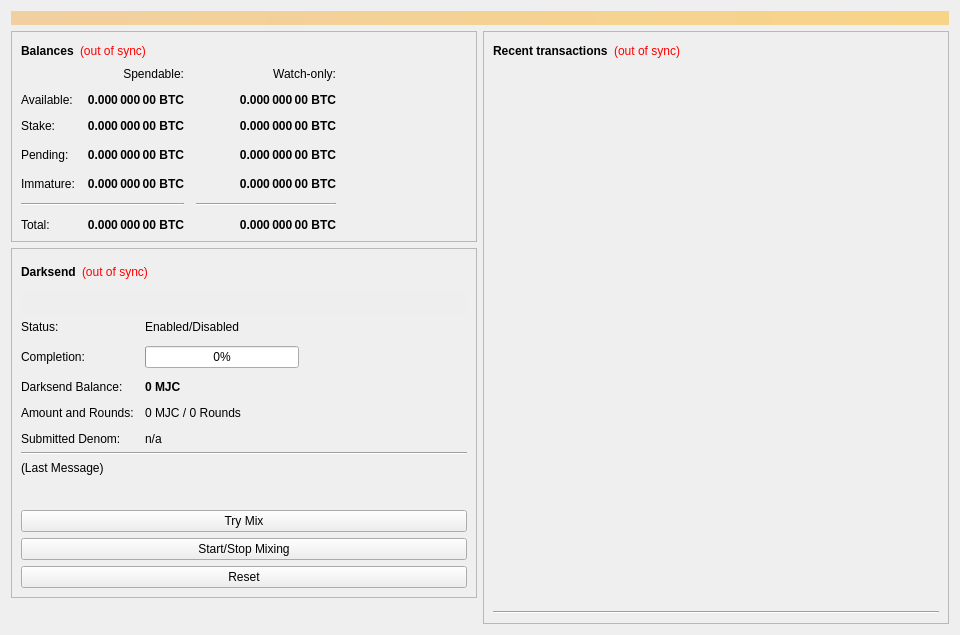
<?xml version="1.0" encoding="UTF-8"?>
<ui version="4.0">
 <class>OverviewPage</class>
 <widget class="QWidget" name="OverviewPage">
  <property name="geometry">
   <rect>
    <x>0</x>
    <y>0</y>
    <width>960</width>
    <height>635</height>
   </rect>
  </property>
  <property name="minimumSize">
   <size>
    <width>960</width>
    <height>0</height>
   </size>
  </property>
  <property name="windowTitle">
   <string>Form</string>
  </property>
  <layout class="QVBoxLayout" name="topLayout">
   <item>
    <widget class="QLabel" name="labelAlerts">
     <property name="visible">
      <bool>false</bool>
     </property>
     <property name="styleSheet">
      <string notr="true">background-color: qlineargradient(x1: 0, y1: 0, x2: 1, y2: 0, stop:0 #F0D0A0, stop:1 #F8D488); color:#000000;</string>
     </property>
     <property name="wordWrap">
      <bool>true</bool>
     </property>
     <property name="margin">
      <number>3</number>
     </property>
    </widget>
   </item>
   <item>
    <layout class="QHBoxLayout" name="horizontalLayout" stretch="1,1">
     <item>
      <layout class="QVBoxLayout" name="verticalLayout_2">
       <item>
        <widget class="QFrame" name="frame">
         <property name="frameShape">
          <enum>QFrame::StyledPanel</enum>
         </property>
         <property name="frameShadow">
          <enum>QFrame::Raised</enum>
         </property>
         <layout class="QVBoxLayout" name="verticalLayout_4">
          <item>
           <layout class="QHBoxLayout" name="horizontalLayout_4">
            <item>
             <widget class="QLabel" name="label_5">
              <property name="font">
               <font>
                <weight>75</weight>
                <bold>true</bold>
               </font>
              </property>
              <property name="text">
               <string>Balances</string>
              </property>
             </widget>
            </item>
            <item>
             <widget class="QLabel" name="labelWalletStatus">
              <property name="cursor">
               <cursorShape>WhatsThisCursor</cursorShape>
              </property>
              <property name="toolTip">
               <string>The displayed information may be out of date. Your wallet automatically synchronizes with the.Majacoin network after a connection is established, but this process has not completed yet.</string>
              </property>
              <property name="styleSheet">
               <string notr="true">QLabel { color: red; }</string>
              </property>
              <property name="text">
               <string notr="true">(out of sync)</string>
              </property>
              <property name="alignment">
               <set>Qt::AlignLeading|Qt::AlignLeft|Qt::AlignVCenter</set>
              </property>
             </widget>
            </item>
            <item>
             <spacer name="horizontalSpacer_3">
              <property name="orientation">
               <enum>Qt::Horizontal</enum>
              </property>
              <property name="sizeHint" stdset="0">
               <size>
                <width>40</width>
                <height>20</height>
               </size>
              </property>
             </spacer>
            </item>
           </layout>
          </item>
          <item>
           <layout class="QGridLayout" name="gridLayout">
            <property name="spacing">
             <number>12</number>
            </property>
            <item row="3" column="2">
             <widget class="QLabel" name="labelWatchPending">
              <property name="font">
               <font>
                <weight>75</weight>
                <bold>true</bold>
               </font>
              </property>
              <property name="cursor">
               <cursorShape>IBeamCursor</cursorShape>
              </property>
              <property name="toolTip">
               <string>Unconfirmed transactions to watch-only addresses</string>
              </property>
              <property name="text">
               <string notr="true">0.000 000 00 BTC</string>
              </property>
              <property name="alignment">
               <set>Qt::AlignRight|Qt::AlignTrailing|Qt::AlignVCenter</set>
              </property>
              <property name="textInteractionFlags">
               <set>Qt::LinksAccessibleByMouse|Qt::TextSelectableByKeyboard|Qt::TextSelectableByMouse</set>
              </property>
             </widget>
            </item>
            <item row="3" column="1">
             <widget class="QLabel" name="labelUnconfirmed">
              <property name="font">
               <font>
                <weight>75</weight>
                <bold>true</bold>
               </font>
              </property>
              <property name="cursor">
               <cursorShape>IBeamCursor</cursorShape>
              </property>
              <property name="toolTip">
               <string>Total of transactions that have yet to be confirmed, and do not yet count toward the spendable balance</string>
              </property>
              <property name="text">
               <string notr="true">0.000 000 00 BTC</string>
              </property>
              <property name="alignment">
               <set>Qt::AlignRight|Qt::AlignTrailing|Qt::AlignVCenter</set>
              </property>
              <property name="textInteractionFlags">
               <set>Qt::LinksAccessibleByMouse|Qt::TextSelectableByKeyboard|Qt::TextSelectableByMouse</set>
              </property>
             </widget>
            </item>
            <item row="4" column="2">
             <widget class="QLabel" name="labelWatchImmature">
              <property name="font">
               <font>
                <weight>75</weight>
                <bold>true</bold>
               </font>
              </property>
              <property name="cursor">
               <cursorShape>IBeamCursor</cursorShape>
              </property>
              <property name="toolTip">
               <string>Mined balance in watch-only addresses that has not yet matured</string>
              </property>
              <property name="text">
               <string notr="true">0.000 000 00 BTC</string>
              </property>
              <property name="alignment">
               <set>Qt::AlignRight|Qt::AlignTrailing|Qt::AlignVCenter</set>
              </property>
              <property name="textInteractionFlags">
               <set>Qt::LinksAccessibleByMouse|Qt::TextSelectableByKeyboard|Qt::TextSelectableByMouse</set>
              </property>
             </widget>
            </item>
            <item row="5" column="0" colspan="2">
             <widget class="Line" name="lineSpendableBalance">
              <property name="orientation">
               <enum>Qt::Horizontal</enum>
              </property>
             </widget>
            </item>
            <item row="5" column="2">
             <widget class="Line" name="lineWatchBalance">
              <property name="sizePolicy">
               <sizepolicy hsizetype="Preferred" vsizetype="Fixed">
                <horstretch>0</horstretch>
                <verstretch>0</verstretch>
               </sizepolicy>
              </property>
              <property name="minimumSize">
               <size>
                <width>140</width>
                <height>0</height>
               </size>
              </property>
              <property name="orientation">
               <enum>Qt::Horizontal</enum>
              </property>
             </widget>
            </item>
            <item row="6" column="0">
             <widget class="QLabel" name="labelTotalText">
              <property name="text">
               <string>Total:</string>
              </property>
             </widget>
            </item>
            <item row="4" column="1">
             <widget class="QLabel" name="labelImmature">
              <property name="font">
               <font>
                <weight>75</weight>
                <bold>true</bold>
               </font>
              </property>
              <property name="cursor">
               <cursorShape>IBeamCursor</cursorShape>
              </property>
              <property name="toolTip">
               <string>Mined balance that has not yet matured</string>
              </property>
              <property name="text">
               <string notr="true">0.000 000 00 BTC</string>
              </property>
              <property name="alignment">
               <set>Qt::AlignRight|Qt::AlignTrailing|Qt::AlignVCenter</set>
              </property>
              <property name="textInteractionFlags">
               <set>Qt::LinksAccessibleByMouse|Qt::TextSelectableByKeyboard|Qt::TextSelectableByMouse</set>
              </property>
             </widget>
            </item>
            <item row="3" column="3">
             <spacer name="horizontalSpacer_2">
              <property name="orientation">
               <enum>Qt::Horizontal</enum>
              </property>
              <property name="sizeHint" stdset="0">
               <size>
                <width>40</width>
                <height>20</height>
               </size>
              </property>
             </spacer>
            </item>
            <item row="4" column="0">
             <widget class="QLabel" name="labelImmatureText">
              <property name="text">
               <string>Immature:</string>
              </property>
             </widget>
            </item>
            <item row="6" column="1">
             <widget class="QLabel" name="labelTotal">
              <property name="font">
               <font>
                <weight>75</weight>
                <bold>true</bold>
               </font>
              </property>
              <property name="cursor">
               <cursorShape>IBeamCursor</cursorShape>
              </property>
              <property name="toolTip">
               <string>Your current total balance</string>
              </property>
              <property name="text">
               <string notr="true">0.000 000 00 BTC</string>
              </property>
              <property name="alignment">
               <set>Qt::AlignRight|Qt::AlignTrailing|Qt::AlignVCenter</set>
              </property>
              <property name="textInteractionFlags">
               <set>Qt::LinksAccessibleByMouse|Qt::TextSelectableByKeyboard|Qt::TextSelectableByMouse</set>
              </property>
             </widget>
            </item>
            <item row="6" column="2">
             <widget class="QLabel" name="labelWatchTotal">
              <property name="font">
               <font>
                <weight>75</weight>
                <bold>true</bold>
               </font>
              </property>
              <property name="cursor">
               <cursorShape>IBeamCursor</cursorShape>
              </property>
              <property name="toolTip">
               <string>Current total balance in watch-only addresses</string>
              </property>
              <property name="text">
               <string notr="true">0.000 000 00 BTC</string>
              </property>
              <property name="alignment">
               <set>Qt::AlignRight|Qt::AlignTrailing|Qt::AlignVCenter</set>
              </property>
              <property name="textInteractionFlags">
               <set>Qt::LinksAccessibleByMouse|Qt::TextSelectableByKeyboard|Qt::TextSelectableByMouse</set>
              </property>
             </widget>
            </item>
            <item row="0" column="2">
             <widget class="QLabel" name="labelWatchonly">
              <property name="text">
               <string>Watch-only:</string>
              </property>
              <property name="alignment">
               <set>Qt::AlignRight|Qt::AlignTrailing|Qt::AlignVCenter</set>
              </property>
             </widget>
            </item>
            <item row="1" column="0">
             <widget class="QLabel" name="labelBalanceText">
              <property name="text">
               <string>Available:</string>
              </property>
             </widget>
            </item>
            <item row="1" column="1">
             <widget class="QLabel" name="labelBalance">
              <property name="font">
               <font>
                <weight>75</weight>
                <bold>true</bold>
               </font>
              </property>
              <property name="cursor">
               <cursorShape>IBeamCursor</cursorShape>
              </property>
              <property name="toolTip">
               <string>Your current spendable balance</string>
              </property>
              <property name="text">
               <string notr="true">0.000 000 00 BTC</string>
              </property>
              <property name="alignment">
               <set>Qt::AlignRight|Qt::AlignTrailing|Qt::AlignVCenter</set>
              </property>
              <property name="textInteractionFlags">
               <set>Qt::LinksAccessibleByMouse|Qt::TextSelectableByKeyboard|Qt::TextSelectableByMouse</set>
              </property>
             </widget>
            </item>
            <item row="2" column="0">
             <widget class="QLabel" name="label_10">
              <property name="text">
               <string>Stake:</string>
              </property>
             </widget>
            </item>
            <item row="2" column="1">
             <widget class="QLabel" name="labelStake">
              <property name="font">
               <font>
                <weight>75</weight>
                <bold>true</bold>
               </font>
              </property>
              <property name="cursor">
               <cursorShape>IBeamCursor</cursorShape>
              </property>
              <property name="toolTip">
               <string>Total of coins that was staked, and do not yet count toward the current balance</string>
              </property>
              <property name="text">
               <string notr="true">0.000 000 00 BTC</string>
              </property>
              <property name="alignment">
               <set>Qt::AlignRight|Qt::AlignTrailing|Qt::AlignVCenter</set>
              </property>
              <property name="textInteractionFlags">
               <set>Qt::LinksAccessibleByMouse|Qt::TextSelectableByKeyboard|Qt::TextSelectableByMouse</set>
              </property>
             </widget>
            </item>
            <item row="2" column="2">
             <widget class="QLabel" name="labelWatchStake">
              <property name="font">
               <font>
                <weight>75</weight>
                <bold>true</bold>
               </font>
              </property>
              <property name="cursor">
               <cursorShape>IBeamCursor</cursorShape>
              </property>
              <property name="toolTip">
               <string>Total of coins that was staked in watch-only addresses, and do not yet count toward the current watch-only balance</string>
              </property>
              <property name="text">
               <string notr="true">0.000 000 00 BTC</string>
              </property>
              <property name="alignment">
               <set>Qt::AlignRight|Qt::AlignTrailing|Qt::AlignVCenter</set>
              </property>
              <property name="textInteractionFlags">
               <set>Qt::LinksAccessibleByMouse|Qt::TextSelectableByKeyboard|Qt::TextSelectableByMouse</set>
              </property>
             </widget>
            </item>
            <item row="1" column="2">
             <widget class="QLabel" name="labelWatchAvailable">
              <property name="font">
               <font>
                <weight>75</weight>
                <bold>true</bold>
               </font>
              </property>
              <property name="cursor">
               <cursorShape>IBeamCursor</cursorShape>
              </property>
              <property name="toolTip">
               <string>Your current balance in watch-only addresses</string>
              </property>
              <property name="text">
               <string notr="true">0.000 000 00 BTC</string>
              </property>
              <property name="alignment">
               <set>Qt::AlignRight|Qt::AlignTrailing|Qt::AlignVCenter</set>
              </property>
              <property name="textInteractionFlags">
               <set>Qt::LinksAccessibleByMouse|Qt::TextSelectableByKeyboard|Qt::TextSelectableByMouse</set>
              </property>
             </widget>
            </item>
            <item row="3" column="0">
             <widget class="QLabel" name="labelPendingText">
              <property name="text">
               <string>Pending:</string>
              </property>
             </widget>
            </item>
            <item row="0" column="1">
             <widget class="QLabel" name="labelSpendable">
              <property name="text">
               <string>Spendable:</string>
              </property>
              <property name="alignment">
               <set>Qt::AlignRight|Qt::AlignTrailing|Qt::AlignVCenter</set>
              </property>
             </widget>
            </item>
           </layout>
          </item>
         </layout>
        </widget>
       </item>
       <item>
        <widget class="QFrame" name="frameDarksend">
         <property name="sizePolicy">
          <sizepolicy hsizetype="Expanding" vsizetype="Expanding">
           <horstretch>0</horstretch>
           <verstretch>0</verstretch>
          </sizepolicy>
         </property>
         <property name="minimumSize">
          <size>
           <width>0</width>
           <height>350</height>
          </size>
         </property>
         <property name="layoutDirection">
          <enum>Qt::LeftToRight</enum>
         </property>
         <property name="frameShape">
          <enum>QFrame::StyledPanel</enum>
         </property>
         <property name="frameShadow">
          <enum>QFrame::Raised</enum>
         </property>
         <layout class="QVBoxLayout" name="verticalLayout_5">
          <item>
           <layout class="QHBoxLayout" name="horizontalLayout_5">
            <item>
             <widget class="QLabel" name="label_2">
              <property name="font">
               <font>
                <weight>75</weight>
                <bold>true</bold>
               </font>
              </property>
              <property name="text">
               <string>Darksend</string>
              </property>
             </widget>
            </item>
            <item>
             <widget class="QLabel" name="labelDarksendSyncStatus">
              <property name="toolTip">
               <string>The displayed information may be out of date. Your wallet automatically synchronizes with the.Majacoin network after a connection is established, but this process has not completed yet.</string>
              </property>
              <property name="styleSheet">
               <string notr="true">QLabel { color: red; }</string>
              </property>
              <property name="text">
               <string notr="true">(out of sync)</string>
              </property>
              <property name="alignment">
               <set>Qt::AlignLeading|Qt::AlignLeft|Qt::AlignVCenter</set>
              </property>
             </widget>
            </item>
            <item>
             <spacer name="horizontalSpacer_4">
              <property name="orientation">
               <enum>Qt::Horizontal</enum>
              </property>
              <property name="sizeHint" stdset="0">
               <size>
                <width>40</width>
                <height>20</height>
               </size>
              </property>
             </spacer>
            </item>
           </layout>
          </item>
          <item>
           <widget class="QPushButton" name="runAutoDenom">
            <property name="palette">
             <palette>
              <active>
               <colorrole role="WindowText">
                <brush brushstyle="SolidPattern">
                 <color alpha="255">
                  <red>0</red>
                  <green>0</green>
                  <blue>0</blue>
                 </color>
                </brush>
               </colorrole>
               <colorrole role="Button">
                <brush brushstyle="SolidPattern">
                 <color alpha="255">
                  <red>239</red>
                  <green>238</green>
                  <blue>238</blue>
                 </color>
                </brush>
               </colorrole>
               <colorrole role="Light">
                <brush brushstyle="SolidPattern">
                 <color alpha="255">
                  <red>255</red>
                  <green>255</green>
                  <blue>255</blue>
                 </color>
                </brush>
               </colorrole>
               <colorrole role="Midlight">
                <brush brushstyle="SolidPattern">
                 <color alpha="255">
                  <red>247</red>
                  <green>246</green>
                  <blue>246</blue>
                 </color>
                </brush>
               </colorrole>
               <colorrole role="Dark">
                <brush brushstyle="SolidPattern">
                 <color alpha="255">
                  <red>119</red>
                  <green>119</green>
                  <blue>119</blue>
                 </color>
                </brush>
               </colorrole>
               <colorrole role="Mid">
                <brush brushstyle="SolidPattern">
                 <color alpha="255">
                  <red>159</red>
                  <green>159</green>
                  <blue>159</blue>
                 </color>
                </brush>
               </colorrole>
               <colorrole role="Text">
                <brush brushstyle="SolidPattern">
                 <color alpha="255">
                  <red>0</red>
                  <green>0</green>
                  <blue>0</blue>
                 </color>
                </brush>
               </colorrole>
               <colorrole role="BrightText">
                <brush brushstyle="SolidPattern">
                 <color alpha="255">
                  <red>255</red>
                  <green>255</green>
                  <blue>255</blue>
                 </color>
                </brush>
               </colorrole>
               <colorrole role="ButtonText">
                <brush brushstyle="SolidPattern">
                 <color alpha="255">
                  <red>0</red>
                  <green>0</green>
                  <blue>0</blue>
                 </color>
                </brush>
               </colorrole>
               <colorrole role="Base">
                <brush brushstyle="SolidPattern">
                 <color alpha="255">
                  <red>255</red>
                  <green>255</green>
                  <blue>255</blue>
                 </color>
                </brush>
               </colorrole>
               <colorrole role="Window">
                <brush brushstyle="SolidPattern">
                 <color alpha="255">
                  <red>239</red>
                  <green>238</green>
                  <blue>238</blue>
                 </color>
                </brush>
               </colorrole>
               <colorrole role="Shadow">
                <brush brushstyle="SolidPattern">
                 <color alpha="255">
                  <red>0</red>
                  <green>0</green>
                  <blue>0</blue>
                 </color>
                </brush>
               </colorrole>
               <colorrole role="AlternateBase">
                <brush brushstyle="SolidPattern">
                 <color alpha="255">
                  <red>247</red>
                  <green>246</green>
                  <blue>246</blue>
                 </color>
                </brush>
               </colorrole>
               <colorrole role="ToolTipBase">
                <brush brushstyle="SolidPattern">
                 <color alpha="255">
                  <red>255</red>
                  <green>255</green>
                  <blue>220</blue>
                 </color>
                </brush>
               </colorrole>
               <colorrole role="ToolTipText">
                <brush brushstyle="SolidPattern">
                 <color alpha="255">
                  <red>0</red>
                  <green>0</green>
                  <blue>0</blue>
                 </color>
                </brush>
               </colorrole>
              </active>
              <inactive>
               <colorrole role="WindowText">
                <brush brushstyle="SolidPattern">
                 <color alpha="255">
                  <red>0</red>
                  <green>0</green>
                  <blue>0</blue>
                 </color>
                </brush>
               </colorrole>
               <colorrole role="Button">
                <brush brushstyle="SolidPattern">
                 <color alpha="255">
                  <red>239</red>
                  <green>238</green>
                  <blue>238</blue>
                 </color>
                </brush>
               </colorrole>
               <colorrole role="Light">
                <brush brushstyle="SolidPattern">
                 <color alpha="255">
                  <red>255</red>
                  <green>255</green>
                  <blue>255</blue>
                 </color>
                </brush>
               </colorrole>
               <colorrole role="Midlight">
                <brush brushstyle="SolidPattern">
                 <color alpha="255">
                  <red>247</red>
                  <green>246</green>
                  <blue>246</blue>
                 </color>
                </brush>
               </colorrole>
               <colorrole role="Dark">
                <brush brushstyle="SolidPattern">
                 <color alpha="255">
                  <red>119</red>
                  <green>119</green>
                  <blue>119</blue>
                 </color>
                </brush>
               </colorrole>
               <colorrole role="Mid">
                <brush brushstyle="SolidPattern">
                 <color alpha="255">
                  <red>159</red>
                  <green>159</green>
                  <blue>159</blue>
                 </color>
                </brush>
               </colorrole>
               <colorrole role="Text">
                <brush brushstyle="SolidPattern">
                 <color alpha="255">
                  <red>0</red>
                  <green>0</green>
                  <blue>0</blue>
                 </color>
                </brush>
               </colorrole>
               <colorrole role="BrightText">
                <brush brushstyle="SolidPattern">
                 <color alpha="255">
                  <red>255</red>
                  <green>255</green>
                  <blue>255</blue>
                 </color>
                </brush>
               </colorrole>
               <colorrole role="ButtonText">
                <brush brushstyle="SolidPattern">
                 <color alpha="255">
                  <red>0</red>
                  <green>0</green>
                  <blue>0</blue>
                 </color>
                </brush>
               </colorrole>
               <colorrole role="Base">
                <brush brushstyle="SolidPattern">
                 <color alpha="255">
                  <red>255</red>
                  <green>255</green>
                  <blue>255</blue>
                 </color>
                </brush>
               </colorrole>
               <colorrole role="Window">
                <brush brushstyle="SolidPattern">
                 <color alpha="255">
                  <red>239</red>
                  <green>238</green>
                  <blue>238</blue>
                 </color>
                </brush>
               </colorrole>
               <colorrole role="Shadow">
                <brush brushstyle="SolidPattern">
                 <color alpha="255">
                  <red>0</red>
                  <green>0</green>
                  <blue>0</blue>
                 </color>
                </brush>
               </colorrole>
               <colorrole role="AlternateBase">
                <brush brushstyle="SolidPattern">
                 <color alpha="255">
                  <red>247</red>
                  <green>246</green>
                  <blue>246</blue>
                 </color>
                </brush>
               </colorrole>
               <colorrole role="ToolTipBase">
                <brush brushstyle="SolidPattern">
                 <color alpha="255">
                  <red>255</red>
                  <green>255</green>
                  <blue>220</blue>
                 </color>
                </brush>
               </colorrole>
               <colorrole role="ToolTipText">
                <brush brushstyle="SolidPattern">
                 <color alpha="255">
                  <red>0</red>
                  <green>0</green>
                  <blue>0</blue>
                 </color>
                </brush>
               </colorrole>
              </inactive>
              <disabled>
               <colorrole role="WindowText">
                <brush brushstyle="SolidPattern">
                 <color alpha="255">
                  <red>119</red>
                  <green>119</green>
                  <blue>119</blue>
                 </color>
                </brush>
               </colorrole>
               <colorrole role="Button">
                <brush brushstyle="SolidPattern">
                 <color alpha="255">
                  <red>239</red>
                  <green>238</green>
                  <blue>238</blue>
                 </color>
                </brush>
               </colorrole>
               <colorrole role="Light">
                <brush brushstyle="SolidPattern">
                 <color alpha="255">
                  <red>255</red>
                  <green>255</green>
                  <blue>255</blue>
                 </color>
                </brush>
               </colorrole>
               <colorrole role="Midlight">
                <brush brushstyle="SolidPattern">
                 <color alpha="255">
                  <red>247</red>
                  <green>246</green>
                  <blue>246</blue>
                 </color>
                </brush>
               </colorrole>
               <colorrole role="Dark">
                <brush brushstyle="SolidPattern">
                 <color alpha="255">
                  <red>119</red>
                  <green>119</green>
                  <blue>119</blue>
                 </color>
                </brush>
               </colorrole>
               <colorrole role="Mid">
                <brush brushstyle="SolidPattern">
                 <color alpha="255">
                  <red>159</red>
                  <green>159</green>
                  <blue>159</blue>
                 </color>
                </brush>
               </colorrole>
               <colorrole role="Text">
                <brush brushstyle="SolidPattern">
                 <color alpha="255">
                  <red>119</red>
                  <green>119</green>
                  <blue>119</blue>
                 </color>
                </brush>
               </colorrole>
               <colorrole role="BrightText">
                <brush brushstyle="SolidPattern">
                 <color alpha="255">
                  <red>255</red>
                  <green>255</green>
                  <blue>255</blue>
                 </color>
                </brush>
               </colorrole>
               <colorrole role="ButtonText">
                <brush brushstyle="SolidPattern">
                 <color alpha="255">
                  <red>119</red>
                  <green>119</green>
                  <blue>119</blue>
                 </color>
                </brush>
               </colorrole>
               <colorrole role="Base">
                <brush brushstyle="SolidPattern">
                 <color alpha="255">
                  <red>239</red>
                  <green>238</green>
                  <blue>238</blue>
                 </color>
                </brush>
               </colorrole>
               <colorrole role="Window">
                <brush brushstyle="SolidPattern">
                 <color alpha="255">
                  <red>239</red>
                  <green>238</green>
                  <blue>238</blue>
                 </color>
                </brush>
               </colorrole>
               <colorrole role="Shadow">
                <brush brushstyle="SolidPattern">
                 <color alpha="255">
                  <red>0</red>
                  <green>0</green>
                  <blue>0</blue>
                 </color>
                </brush>
               </colorrole>
               <colorrole role="AlternateBase">
                <brush brushstyle="SolidPattern">
                 <color alpha="255">
                  <red>239</red>
                  <green>238</green>
                  <blue>238</blue>
                 </color>
                </brush>
               </colorrole>
               <colorrole role="ToolTipBase">
                <brush brushstyle="SolidPattern">
                 <color alpha="255">
                  <red>255</red>
                  <green>255</green>
                  <blue>220</blue>
                 </color>
                </brush>
               </colorrole>
               <colorrole role="ToolTipText">
                <brush brushstyle="SolidPattern">
                 <color alpha="255">
                  <red>0</red>
                  <green>0</green>
                  <blue>0</blue>
                 </color>
                </brush>
               </colorrole>
              </disabled>
             </palette>
            </property>
            <property name="focusPolicy">
             <enum>Qt::NoFocus</enum>
            </property>
            <property name="autoFillBackground">
             <bool>true</bool>
            </property>
            <property name="text">
             <string/>
            </property>
            <property name="flat">
             <bool>true</bool>
            </property>
           </widget>
          </item>
          <item>
           <layout class="QFormLayout" name="formLayout">
            <property name="fieldGrowthPolicy">
             <enum>QFormLayout::AllNonFixedFieldsGrow</enum>
            </property>
            <property name="horizontalSpacing">
             <number>11</number>
            </property>
            <property name="verticalSpacing">
             <number>12</number>
            </property>
            <item row="0" column="0">
             <widget class="QLabel" name="label_6">
              <property name="text">
               <string>Status:</string>
              </property>
             </widget>
            </item>
            <item row="1" column="0">
             <widget class="QLabel" name="label_7">
              <property name="text">
               <string>Completion:</string>
              </property>
             </widget>
            </item>
            <item row="1" column="1">
             <widget class="QProgressBar" name="darksendProgress">
              <property name="maximumSize">
               <size>
                <width>154</width>
                <height>16777215</height>
               </size>
              </property>
              <property name="value">
               <number>0</number>
              </property>
             </widget>
            </item>
            <item row="3" column="0">
             <widget class="QLabel" name="labelAnonymizedText">
              <property name="text">
               <string>Darksend Balance:</string>
              </property>
             </widget>
            </item>
            <item row="3" column="1">
             <widget class="QLabel" name="labelAnonymized">
              <property name="font">
               <font>
                <weight>75</weight>
                <bold>true</bold>
               </font>
              </property>
              <property name="text">
               <string notr="true">0 MJC</string>
              </property>
             </widget>
            </item>
            <item row="4" column="0">
             <widget class="QLabel" name="label_8">
              <property name="text">
               <string>Amount and Rounds:</string>
              </property>
             </widget>
            </item>
            <item row="4" column="1">
             <widget class="QLabel" name="labelAmountRounds">
              <property name="text">
               <string>0 MJC / 0 Rounds</string>
              </property>
             </widget>
            </item>
            <item row="5" column="0">
             <widget class="QLabel" name="label_9">
              <property name="text">
               <string>Submitted Denom:</string>
              </property>
             </widget>
            </item>
            <item row="5" column="1">
             <widget class="QLabel" name="labelSubmittedDenom">
              <property name="toolTip">
               <string>The denominations you submitted to the Masternode.&lt;br&gt;To mix, other users must submit the exact same denominations.</string>
              </property>
              <property name="text">
               <string>n/a</string>
              </property>
             </widget>
            </item>
            <item row="0" column="1">
             <widget class="QLabel" name="darksendEnabled">
              <property name="text">
               <string>Enabled/Disabled</string>
              </property>
             </widget>
            </item>
           </layout>
          </item>
          <item>
           <widget class="Line" name="lineLastMessage">
            <property name="orientation">
             <enum>Qt::Horizontal</enum>
            </property>
           </widget>
          </item>
          <item>
           <widget class="QLabel" name="darksendStatus">
            <property name="minimumSize">
             <size>
              <width>288</width>
              <height>43</height>
             </size>
            </property>
            <property name="text">
             <string>(Last Message)</string>
            </property>
            <property name="alignment">
             <set>Qt::AlignLeading|Qt::AlignLeft|Qt::AlignTop</set>
            </property>
            <property name="wordWrap">
             <bool>true</bool>
            </property>
           </widget>
          </item>
          <item>
           <widget class="QPushButton" name="darksendAuto">
            <property name="sizePolicy">
             <sizepolicy hsizetype="MinimumExpanding" vsizetype="Fixed">
              <horstretch>0</horstretch>
              <verstretch>0</verstretch>
             </sizepolicy>
            </property>
            <property name="toolTip">
             <string>Try to manually submit a Darksend request.</string>
            </property>
            <property name="text">
             <string>Try Mix</string>
            </property>
           </widget>
          </item>
          <item>
           <widget class="QPushButton" name="toggleDarksend">
            <property name="sizePolicy">
             <sizepolicy hsizetype="MinimumExpanding" vsizetype="Fixed">
              <horstretch>0</horstretch>
              <verstretch>0</verstretch>
             </sizepolicy>
            </property>
            <property name="text">
             <string>Start/Stop Mixing</string>
            </property>
           </widget>
          </item>
          <item>
           <widget class="QPushButton" name="darksendReset">
            <property name="sizePolicy">
             <sizepolicy hsizetype="MinimumExpanding" vsizetype="Fixed">
              <horstretch>0</horstretch>
              <verstretch>0</verstretch>
             </sizepolicy>
            </property>
            <property name="toolTip">
             <string>Reset the current status of Darksend (can interrupt Darksend if it's in the process of Mixing, which can cost you money!)</string>
            </property>
            <property name="autoFillBackground">
             <bool>false</bool>
            </property>
            <property name="text">
             <string>Reset</string>
            </property>
           </widget>
          </item>
         </layout>
        </widget>
       </item>
       <item>
        <spacer name="verticalSpacer">
         <property name="orientation">
          <enum>Qt::Vertical</enum>
         </property>
         <property name="sizeHint" stdset="0">
          <size>
           <width>20</width>
           <height>40</height>
          </size>
         </property>
        </spacer>
       </item>
      </layout>
     </item>
     <item>
      <layout class="QVBoxLayout" name="verticalLayout_3">
       <item>
        <widget class="QFrame" name="frame_2">
         <property name="frameShape">
          <enum>QFrame::StyledPanel</enum>
         </property>
         <property name="frameShadow">
          <enum>QFrame::Raised</enum>
         </property>
         <layout class="QVBoxLayout" name="verticalLayout">
          <item>
           <layout class="QHBoxLayout" name="horizontalLayout_2">
            <item>
             <widget class="QLabel" name="label_4">
              <property name="font">
               <font>
                <weight>75</weight>
                <bold>true</bold>
               </font>
              </property>
              <property name="text">
               <string>Recent transactions</string>
              </property>
             </widget>
            </item>
            <item>
             <widget class="QLabel" name="labelTransactionsStatus">
              <property name="cursor">
               <cursorShape>WhatsThisCursor</cursorShape>
              </property>
              <property name="toolTip">
               <string>The displayed information may be out of date. Your wallet automatically synchronizes with the.Majacoin network after a connection is established, but this process has not completed yet.</string>
              </property>
              <property name="styleSheet">
               <string notr="true">QLabel { color: red; }</string>
              </property>
              <property name="text">
               <string notr="true">(out of sync)</string>
              </property>
              <property name="alignment">
               <set>Qt::AlignRight|Qt::AlignTrailing|Qt::AlignVCenter</set>
              </property>
             </widget>
            </item>
            <item>
             <spacer name="horizontalSpacer">
              <property name="orientation">
               <enum>Qt::Horizontal</enum>
              </property>
              <property name="sizeHint" stdset="0">
               <size>
                <width>40</width>
                <height>20</height>
               </size>
              </property>
             </spacer>
            </item>
           </layout>
          </item>
          <item>
           <widget class="QListView" name="listTransactions">
            <property name="styleSheet">
             <string notr="true">QListView { background: transparent; }</string>
            </property>
            <property name="frameShape">
             <enum>QFrame::NoFrame</enum>
            </property>
            <property name="verticalScrollBarPolicy">
             <enum>Qt::ScrollBarAlwaysOff</enum>
            </property>
            <property name="horizontalScrollBarPolicy">
             <enum>Qt::ScrollBarAlwaysOff</enum>
            </property>
            <property name="selectionMode">
             <enum>QAbstractItemView::NoSelection</enum>
            </property>
           </widget>
          </item>
          <item>
           <widget class="Line" name="line">
            <property name="orientation">
             <enum>Qt::Horizontal</enum>
            </property>
           </widget>
          </item>
         </layout>
        </widget>
       </item>
      </layout>
     </item>
    </layout>
   </item>
  </layout>
 </widget>
 <resources/>
 <connections/>
</ui>
